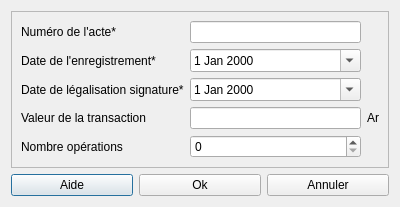
<?xml version="1.0" encoding="UTF-8"?>
<ui version="4.0">
 <class>Dialog</class>
 <widget class="QDialog" name="Dialog">
  <property name="geometry">
   <rect>
    <x>0</x>
    <y>0</y>
    <width>400</width>
    <height>195</height>
   </rect>
  </property>
  <property name="windowTitle">
   <string>Acte privé</string>
  </property>
  <layout class="QVBoxLayout" name="verticalLayout">
   <item>
    <widget class="QFrame" name="frame">
     <property name="frameShape">
      <enum>QFrame::StyledPanel</enum>
     </property>
     <property name="frameShadow">
      <enum>QFrame::Raised</enum>
     </property>
     <layout class="QGridLayout" name="gridLayout_2">
      <item row="0" column="0">
       <layout class="QGridLayout" name="gridLayout">
        <item row="0" column="0">
         <widget class="QLabel" name="numRoDeLActeLabel">
          <property name="text">
           <string>Numéro de l'acte*</string>
          </property>
         </widget>
        </item>
        <item row="1" column="1">
         <widget class="QDateEdit" name="dateEditEnregistrement">
          <property name="calendarPopup">
           <bool>true</bool>
          </property>
         </widget>
        </item>
        <item row="0" column="1">
         <widget class="QLineEdit" name="lineEditNumActe"/>
        </item>
        <item row="1" column="0">
         <widget class="QLabel" name="dateDeLEnregistrementLabel">
          <property name="text">
           <string>Date de l'enregistrement*</string>
          </property>
         </widget>
        </item>
        <item row="3" column="1">
         <widget class="QLineEdit" name="lineEditValeurTransanction"/>
        </item>
        <item row="2" column="0">
         <widget class="QLabel" name="nomDeLOfficierPublicLabel">
          <property name="text">
           <string>Date de légalisation signature*</string>
          </property>
         </widget>
        </item>
        <item row="4" column="1">
         <widget class="QSpinBox" name="spinBoxNombreOperations"/>
        </item>
        <item row="4" column="0">
         <widget class="QLabel" name="nombreOpRationsLabel">
          <property name="text">
           <string>Nombre opérations</string>
          </property>
         </widget>
        </item>
        <item row="3" column="0">
         <widget class="QLabel" name="valeurDeLaTransactionLabel">
          <property name="text">
           <string>Valeur de la transaction</string>
          </property>
         </widget>
        </item>
        <item row="3" column="2">
         <widget class="QLabel" name="label">
          <property name="text">
           <string>Ar</string>
          </property>
         </widget>
        </item>
        <item row="2" column="1">
         <widget class="QDateEdit" name="dateEditLegalisationSignature">
          <property name="calendarPopup">
           <bool>true</bool>
          </property>
         </widget>
        </item>
       </layout>
      </item>
     </layout>
    </widget>
   </item>
   <item>
    <layout class="QHBoxLayout" name="horizontalLayout">
     <item>
      <widget class="QPushButton" name="btnAide">
       <property name="text">
        <string>Aide</string>
       </property>
      </widget>
     </item>
     <item>
      <widget class="QPushButton" name="btnOk">
       <property name="text">
        <string>Ok</string>
       </property>
      </widget>
     </item>
     <item>
      <widget class="QPushButton" name="btnAnnuler">
       <property name="text">
        <string>Annuler</string>
       </property>
      </widget>
     </item>
    </layout>
   </item>
  </layout>
 </widget>
 <resources/>
 <connections/>
</ui>
